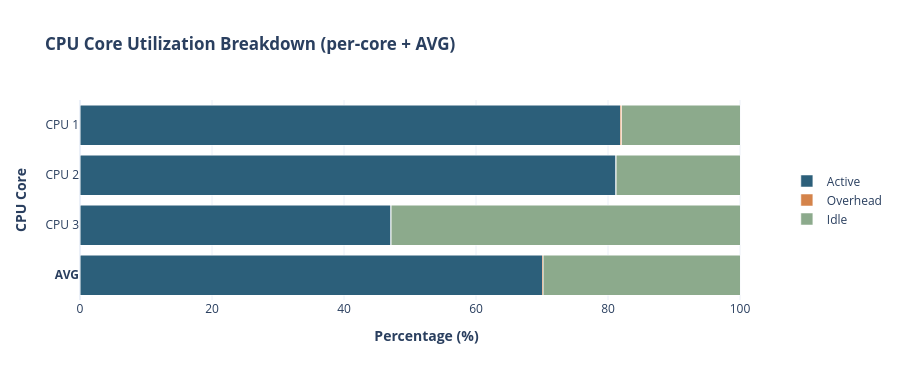
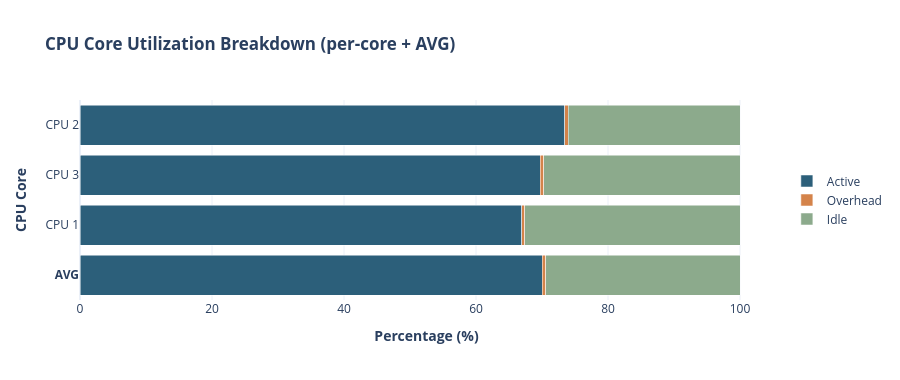
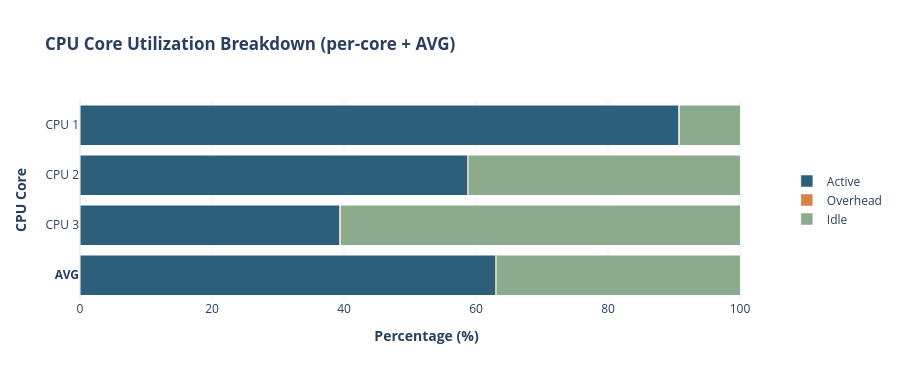
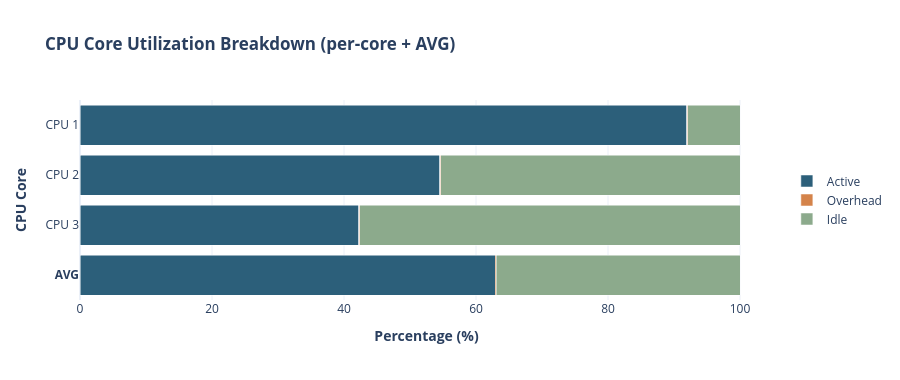

These figures' notebook cell, in order:
### Code cell
# CIE_FIFO_IPC_nuc12-noturbo_hythread
# feedback_u70_m3_ms05_s20632672_195219_preempt.csv
# feedback_u70_m3_ms05_s20632672_195219_timeline.csv
fig_util_ROS_7B = analyze_cpu_utilization(
    preempt_csv = "typical/CIE_FIFO_IPC_nuc12_7B/feedback_u70_m3_ms05_s20632672_195219_preempt.csv",
    timeline_csv = "typical/CIE_FIFO_IPC_nuc12_7B/feedback_u70_m3_ms05_s20632672_195219_timeline.csv",
    analysis_window_ms=[50, 5000])

# CIE_FIFO_IPC_nuc12_1kB
# feedback_u70_m3_ms05_s20632672_152109_preempt.csv
# feedback_u70_m3_ms05_s20632672_152109_timeline.csv
fig_util_ROS_1kB = analyze_cpu_utilization(
    preempt_csv = "typical/CIE_FIFO_IPC_nuc12_1kB/feedback_u70_m3_ms05_s20632672_152109_preempt.csv",
    timeline_csv = "typical/CIE_FIFO_IPC_nuc12_1kB/feedback_u70_m3_ms05_s20632672_152109_timeline.csv",
    analysis_window_ms=[50, 5000])

# CIE_FIFO_IPC_nuc12_1MB
# feedback_u70_m3_ms05_s20632672_213624_preempt.csv
# feedback_u70_m3_ms05_s20632672_213624_timeline.csv
# fig_util_ROS_1MB = analyze_cpu_utilization(
#     preempt_csv = "typical/CIE_FIFO_IPC_nuc12_1MB/feedback_u70_m3_ms05_s20632672_213624_preempt.csv",
#     timeline_csv = "typical/CIE_FIFO_IPC_nuc12_1MB/feedback_u70_m3_ms05_s20632672_213624_timeline.csv",
#     analysis_window_ms=[0, 1000])

# FINS
# feedback_u70_m3_ms05_s20632672_210928_preempt.csv
# feedback_u70_m3_ms05_s20632672_210928_timeline.csv
fig_util_FINS_7B = analyze_cpu_utilization(
    preempt_csv = "typical/FINS_7B/feedback_u70_m3_ms05_s20632672_210928_preempt.csv",
    timeline_csv = "typical/FINS_7B/feedback_u70_m3_ms05_s20632672_210928_timeline.csv",
    analysis_window_ms=[50, 5000])

# feedback_u70_m3_ms05_s20632672_211315_preempt.csv
# feedback_u70_m3_ms05_s20632672_211315_timeline.csv
fig_util_FINS_1kB = analyze_cpu_utilization(
    preempt_csv = "typical/FINS_1kB/feedback_u70_m3_ms05_s20632672_211315_preempt.csv",
    timeline_csv = "typical/FINS_1kB/feedback_u70_m3_ms05_s20632672_211315_timeline.csv",
    analysis_window_ms=[50, 5000])

# feedback_u70_m3_ms05_s20632672_213624_preempt.csv
# feedback_u70_m3_ms05_s20632672_213624_timeline.csv
fig_util_FINS_1MB = analyze_cpu_utilization(
    preempt_csv = "typical/FINS_1MB/feedback_u70_m3_ms05_s20632672_213624_preempt.csv",
    timeline_csv = "typical/FINS_1MB/feedback_u70_m3_ms05_s20632672_213624_timeline.csv",
    analysis_window_ms=[50, 5000])

# multihop_u10_m1_ms05_s20743227_231518_preempt.csv
# multihop_u10_m1_ms05_s20743227_231518_timeline.csv
fig_util_FINS_1MB = analyze_cpu_utilization(
    preempt_csv = "typical/FINS_1MB/feedback_u70_m3_ms05_s20632672_213624_preempt.csv",
    timeline_csv = "typical/FINS_1MB/feedback_u70_m3_ms05_s20632672_213624_timeline.csv",
    analysis_window_ms=[50, 5000])

fig_util_ROS_7B.show()
fig_util_ROS_1kB.show()
# fig_util_ROS_1MB.show()
fig_util_FINS_7B.show()
fig_util_FINS_1kB.show()
fig_util_FINS_1MB.show()

### Figure 1 — Plotly figure (JSON) as saved in the notebook; plotly's stock layout.template omitted (floating-point values rounded to 4 significant figures)
{"data": [{"customdata": [["Active", 4054.0, 4950.0], ["Active", 4018.0, 4950.0], ["Active", 2331.0, 4950.0], ["Active", 10400.0, 14850.0]], "hovertemplate": "%{y} / %{customdata[0]}<br>share: %{x:.2f}%<br>time : %{customdata[1]:.1f} ms<br>total: %{customdata[2]:.1f} ms<extra></extra>", "legendgroup": "Active", "marker": {"color": "#2C5F7A", "pattern": {"shape": ""}}, "name": "Active", "orientation": "h", "showlegend": true, "textposition": "auto", "x": [81.89, 81.16, 47.08, 70.05], "xaxis": "x", "y": ["CPU 1", "CPU 2", "CPU 3", "AVG"], "yaxis": "y", "type": "bar"}, {"customdata": [["Overhead", 9.847, 4950.0], ["Overhead", 5.04, 4950.0], ["Overhead", 3.733, 4950.0], ["Overhead", 18.62, 14850.0]], "hovertemplate": "%{y} / %{customdata[0]}<br>share: %{x:.2f}%<br>time : %{customdata[1]:.1f} ms<br>total: %{customdata[2]:.1f} ms<extra></extra>", "legendgroup": "Overhead", "marker": {"color": "#D4834A", "pattern": {"shape": ""}}, "name": "Overhead", "orientation": "h", "showlegend": true, "textposition": "auto", "x": [0.1989, 0.1018, 0.07542, 0.1254], "xaxis": "x", "y": ["CPU 1", "CPU 2", "CPU 3", "AVG"], "yaxis": "y", "type": "bar"}, {"customdata": [["Idle", 886.4, 4950.0], ["Idle", 927.3, 4950.0], ["Idle", 2616.0, 4950.0], ["Idle", 4429.0, 14850.0]], "hovertemplate": "%{y} / %{customdata[0]}<br>share: %{x:.2f}%<br>time : %{customdata[1]:.1f} ms<br>total: %{customdata[2]:.1f} ms<extra></extra>", "legendgroup": "Idle", "marker": {"color": "#8CAA8C", "pattern": {"shape": ""}}, "name": "Idle", "orientation": "h", "showlegend": true, "textposition": "auto", "x": [17.91, 18.73, 52.84, 29.83], "xaxis": "x", "y": ["CPU 1", "CPU 2", "CPU 3", "AVG"], "yaxis": "y", "type": "bar"}], "layout": {"xaxis": {"anchor": "y", "domain": [0.0, 1.0], "title": {"text": "<b>Percentage (%)</b>"}, "range": [0, 105]}, "yaxis": {"anchor": "x", "domain": [0.0, 1.0], "title": {"text": "<b>CPU Core</b>"}, "categoryorder": "array", "categoryarray": ["AVG", "CPU 3", "CPU 2", "CPU 1"], "tickmode": "array", "tickvals": ["CPU 1", "CPU 2", "CPU 3", "AVG"], "ticktext": ["CPU 1", "CPU 2", "CPU 3", "<b>AVG</b>"]}, "legend": {"title": {}, "tracegroupgap": 0, "orientation": "v", "yanchor": "middle", "y": 0.5, "xanchor": "left", "x": 1.02}, "title": {"text": "<b>CPU Core Utilization Breakdown (per-core + AVG)</b>"}, "barmode": "stack", "plot_bgcolor": "white", "paper_bgcolor": "white", "height": 380}}

### Figure 2 — Plotly figure (JSON) as saved in the notebook; plotly's stock layout.template omitted (floating-point values rounded to 4 significant figures)
{"data": [{"customdata": [["Active", 3314.0, 4950.0], ["Active", 3635.0, 4950.0], ["Active", 3450.0, 4950.0], ["Active", 10400.0, 14850.0]], "hovertemplate": "%{y} / %{customdata[0]}<br>share: %{x:.2f}%<br>time : %{customdata[1]:.1f} ms<br>total: %{customdata[2]:.1f} ms<extra></extra>", "legendgroup": "Active", "marker": {"color": "#2C5F7A", "pattern": {"shape": ""}}, "name": "Active", "orientation": "h", "showlegend": true, "textposition": "auto", "x": [66.95, 73.44, 69.7, 70.03], "xaxis": "x", "y": ["CPU 1", "CPU 2", "CPU 3", "AVG"], "yaxis": "y", "type": "bar"}, {"customdata": [["Overhead", 22.19, 4950.0], ["Overhead", 25.66, 4950.0], ["Overhead", 28.56, 4950.0], ["Overhead", 76.41, 14850.0]], "hovertemplate": "%{y} / %{customdata[0]}<br>share: %{x:.2f}%<br>time : %{customdata[1]:.1f} ms<br>total: %{customdata[2]:.1f} ms<extra></extra>", "legendgroup": "Overhead", "marker": {"color": "#D4834A", "pattern": {"shape": ""}}, "name": "Overhead", "orientation": "h", "showlegend": true, "textposition": "auto", "x": [0.4482, 0.5185, 0.577, 0.5146], "xaxis": "x", "y": ["CPU 1", "CPU 2", "CPU 3", "AVG"], "yaxis": "y", "type": "bar"}, {"customdata": [["Idle", 1614.0, 4950.0], ["Idle", 1289.0, 4950.0], ["Idle", 1471.0, 4950.0], ["Idle", 4374.0, 14850.0]], "hovertemplate": "%{y} / %{customdata[0]}<br>share: %{x:.2f}%<br>time : %{customdata[1]:.1f} ms<br>total: %{customdata[2]:.1f} ms<extra></extra>", "legendgroup": "Idle", "marker": {"color": "#8CAA8C", "pattern": {"shape": ""}}, "name": "Idle", "orientation": "h", "showlegend": true, "textposition": "auto", "x": [32.6, 26.04, 29.72, 29.45], "xaxis": "x", "y": ["CPU 1", "CPU 2", "CPU 3", "AVG"], "yaxis": "y", "type": "bar"}], "layout": {"xaxis": {"anchor": "y", "domain": [0.0, 1.0], "title": {"text": "<b>Percentage (%)</b>"}, "range": [0, 105]}, "yaxis": {"anchor": "x", "domain": [0.0, 1.0], "title": {"text": "<b>CPU Core</b>"}, "categoryorder": "array", "categoryarray": ["AVG", "CPU 1", "CPU 3", "CPU 2"], "tickmode": "array", "tickvals": ["CPU 2", "CPU 3", "CPU 1", "AVG"], "ticktext": ["CPU 2", "CPU 3", "CPU 1", "<b>AVG</b>"]}, "legend": {"title": {}, "tracegroupgap": 0, "orientation": "v", "yanchor": "middle", "y": 0.5, "xanchor": "left", "x": 1.02}, "title": {"text": "<b>CPU Core Utilization Breakdown (per-core + AVG)</b>"}, "barmode": "stack", "plot_bgcolor": "white", "paper_bgcolor": "white", "height": 380}}

### Figure 3 — Plotly figure (JSON) as saved in the notebook; plotly's stock layout.template omitted (floating-point values rounded to 4 significant figures)
{"data": [{"customdata": [["Active", 4492.0, 4950.0], ["Active", 2905.0, 4950.0], ["Active", 1949.0, 4950.0], ["Active", 9345.0, 14850.0]], "hovertemplate": "%{y} / %{customdata[0]}<br>share: %{x:.2f}%<br>time : %{customdata[1]:.1f} ms<br>total: %{customdata[2]:.1f} ms<extra></extra>", "legendgroup": "Active", "marker": {"color": "#2C5F7A", "pattern": {"shape": ""}}, "name": "Active", "orientation": "h", "showlegend": true, "textposition": "auto", "x": [90.74, 58.68, 39.37, 62.93], "xaxis": "x", "y": ["CPU 1", "CPU 2", "CPU 3", "AVG"], "yaxis": "y", "type": "bar"}, {"customdata": [["Overhead", 5.464, 4950.0], ["Overhead", 5.867, 4950.0], ["Overhead", 6.414, 4950.0], ["Overhead", 17.75, 14850.0]], "hovertemplate": "%{y} / %{customdata[0]}<br>share: %{x:.2f}%<br>time : %{customdata[1]:.1f} ms<br>total: %{customdata[2]:.1f} ms<extra></extra>", "legendgroup": "Overhead", "marker": {"color": "#D4834A", "pattern": {"shape": ""}}, "name": "Overhead", "orientation": "h", "showlegend": true, "textposition": "auto", "x": [0.1104, 0.1185, 0.1296, 0.1195], "xaxis": "x", "y": ["CPU 1", "CPU 2", "CPU 3", "AVG"], "yaxis": "y", "type": "bar"}, {"customdata": [["Idle", 452.9, 4950.0], ["Idle", 2039.0, 4950.0], ["Idle", 2995.0, 4950.0], ["Idle", 5487.0, 14850.0]], "hovertemplate": "%{y} / %{customdata[0]}<br>share: %{x:.2f}%<br>time : %{customdata[1]:.1f} ms<br>total: %{customdata[2]:.1f} ms<extra></extra>", "legendgroup": "Idle", "marker": {"color": "#8CAA8C", "pattern": {"shape": ""}}, "name": "Idle", "orientation": "h", "showlegend": true, "textposition": "auto", "x": [9.15, 41.2, 60.5, 36.95], "xaxis": "x", "y": ["CPU 1", "CPU 2", "CPU 3", "AVG"], "yaxis": "y", "type": "bar"}], "layout": {"xaxis": {"anchor": "y", "domain": [0.0, 1.0], "title": {"text": "<b>Percentage (%)</b>"}, "range": [0, 105]}, "yaxis": {"anchor": "x", "domain": [0.0, 1.0], "title": {"text": "<b>CPU Core</b>"}, "categoryorder": "array", "categoryarray": ["AVG", "CPU 3", "CPU 2", "CPU 1"], "tickmode": "array", "tickvals": ["CPU 1", "CPU 2", "CPU 3", "AVG"], "ticktext": ["CPU 1", "CPU 2", "CPU 3", "<b>AVG</b>"]}, "legend": {"title": {}, "tracegroupgap": 0, "orientation": "v", "yanchor": "middle", "y": 0.5, "xanchor": "left", "x": 1.02}, "title": {"text": "<b>CPU Core Utilization Breakdown (per-core + AVG)</b>"}, "barmode": "stack", "plot_bgcolor": "white", "paper_bgcolor": "white", "height": 380}}

### Figure 4 — Plotly figure (JSON) as saved in the notebook; plotly's stock layout.template omitted (floating-point values rounded to 4 significant figures)
{"data": [{"customdata": [["Active", 4552.0, 4950.0], ["Active", 2699.0, 4950.0], ["Active", 2091.0, 4950.0], ["Active", 9342.0, 14850.0]], "hovertemplate": "%{y} / %{customdata[0]}<br>share: %{x:.2f}%<br>time : %{customdata[1]:.1f} ms<br>total: %{customdata[2]:.1f} ms<extra></extra>", "legendgroup": "Active", "marker": {"color": "#2C5F7A", "pattern": {"shape": ""}}, "name": "Active", "orientation": "h", "showlegend": true, "textposition": "auto", "x": [91.96, 54.53, 42.24, 62.91], "xaxis": "x", "y": ["CPU 1", "CPU 2", "CPU 3", "AVG"], "yaxis": "y", "type": "bar"}, {"customdata": [["Overhead", 7.163, 4950.0], ["Overhead", 7.576, 4950.0], ["Overhead", 7.992, 4950.0], ["Overhead", 22.73, 14850.0]], "hovertemplate": "%{y} / %{customdata[0]}<br>share: %{x:.2f}%<br>time : %{customdata[1]:.1f} ms<br>total: %{customdata[2]:.1f} ms<extra></extra>", "legendgroup": "Overhead", "marker": {"color": "#D4834A", "pattern": {"shape": ""}}, "name": "Overhead", "orientation": "h", "showlegend": true, "textposition": "auto", "x": [0.1447, 0.1531, 0.1615, 0.1531], "xaxis": "x", "y": ["CPU 1", "CPU 2", "CPU 3", "AVG"], "yaxis": "y", "type": "bar"}, {"customdata": [["Idle", 390.8, 4950.0], ["Idle", 2243.0, 4950.0], ["Idle", 2851.0, 4950.0], ["Idle", 5485.0, 14850.0]], "hovertemplate": "%{y} / %{customdata[0]}<br>share: %{x:.2f}%<br>time : %{customdata[1]:.1f} ms<br>total: %{customdata[2]:.1f} ms<extra></extra>", "legendgroup": "Idle", "marker": {"color": "#8CAA8C", "pattern": {"shape": ""}}, "name": "Idle", "orientation": "h", "showlegend": true, "textposition": "auto", "x": [7.895, 45.32, 57.6, 36.94], "xaxis": "x", "y": ["CPU 1", "CPU 2", "CPU 3", "AVG"], "yaxis": "y", "type": "bar"}], "layout": {"xaxis": {"anchor": "y", "domain": [0.0, 1.0], "title": {"text": "<b>Percentage (%)</b>"}, "range": [0, 105]}, "yaxis": {"anchor": "x", "domain": [0.0, 1.0], "title": {"text": "<b>CPU Core</b>"}, "categoryorder": "array", "categoryarray": ["AVG", "CPU 3", "CPU 2", "CPU 1"], "tickmode": "array", "tickvals": ["CPU 1", "CPU 2", "CPU 3", "AVG"], "ticktext": ["CPU 1", "CPU 2", "CPU 3", "<b>AVG</b>"]}, "legend": {"title": {}, "tracegroupgap": 0, "orientation": "v", "yanchor": "middle", "y": 0.5, "xanchor": "left", "x": 1.02}, "title": {"text": "<b>CPU Core Utilization Breakdown (per-core + AVG)</b>"}, "barmode": "stack", "plot_bgcolor": "white", "paper_bgcolor": "white", "height": 380}}
